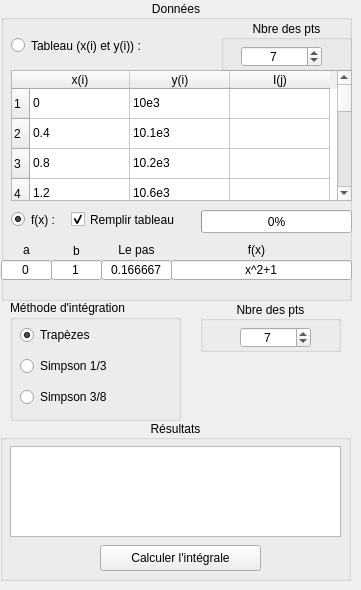
    <widget class="QWidget" name="tab_intehration_numerique">
     <attribute name="title">
      <string>Intégration numérique</string>
     </attribute>
     <widget class="QGroupBox" name="groupBox_2">
      <property name="geometry">
       <rect>
        <x>1</x>
        <y>0</y>
        <width>351</width>
        <height>301</height>
       </rect>
      </property>
      <property name="title">
       <string>Données</string>
      </property>
      <property name="alignment">
       <set>Qt::AlignCenter</set>
      </property>
      <widget class="QTableWidget" name="tableWidget_donnees">
       <property name="geometry">
        <rect>
         <x>10</x>
         <y>70</y>
         <width>341</width>
         <height>131</height>
        </rect>
       </property>
       <row>
        <property name="text">
         <string>1</string>
        </property>
       </row>
       <row>
        <property name="text">
         <string>2</string>
        </property>
       </row>
       <row>
        <property name="text">
         <string>3</string>
        </property>
       </row>
       <row>
        <property name="text">
         <string>4</string>
        </property>
       </row>
       <row>
        <property name="text">
         <string>5</string>
        </property>
       </row>
       <row>
        <property name="text">
         <string>6</string>
        </property>
       </row>
       <row>
        <property name="text">
         <string>7</string>
        </property>
       </row>
       <row>
        <property name="text">
         <string>8</string>
        </property>
       </row>
       <row>
        <property name="text">
         <string>9</string>
        </property>
       </row>
       <row>
        <property name="text">
         <string>10</string>
        </property>
       </row>
       <row>
        <property name="text">
         <string>11</string>
        </property>
       </row>
       <row>
        <property name="text">
         <string>12</string>
        </property>
       </row>
       <row>
        <property name="text">
         <string>13</string>
        </property>
       </row>
       <row>
        <property name="text">
         <string>14</string>
        </property>
       </row>
       <row>
        <property name="text">
         <string>15</string>
        </property>
       </row>
       <row>
        <property name="text">
         <string>16</string>
        </property>
       </row>
       <row>
        <property name="text">
         <string>17</string>
        </property>
       </row>
       <row>
        <property name="text">
         <string>18</string>
        </property>
       </row>
       <row>
        <property name="text">
         <string>19</string>
        </property>
       </row>
       <row>
        <property name="text">
         <string>20</string>
        </property>
       </row>
       <row>
        <property name="text">
         <string>21</string>
        </property>
       </row>
       <row>
        <property name="text">
         <string>22</string>
        </property>
       </row>
       <row>
        <property name="text">
         <string>23</string>
        </property>
       </row>
       <row>
        <property name="text">
         <string>24</string>
        </property>
       </row>
       <row>
        <property name="text">
         <string>25</string>
        </property>
       </row>
       <column>
        <property name="text">
         <string>x(i)</string>
        </property>
       </column>
       <column>
        <property name="text">
         <string>y(i)</string>
        </property>
       </column>
       <column>
        <property name="text">
         <string>I(j)</string>
        </property>
       </column>
       <item row="0" column="0">
        <property name="text">
         <string>0</string>
        </property>
       </item>
       <item row="0" column="1">
        <property name="text">
         <string>10e3</string>
        </property>
       </item>
       <item row="1" column="0">
        <property name="text">
         <string>0.4</string>
        </property>
       </item>
       <item row="1" column="1">
        <property name="text">
         <string>10.1e3</string>
        </property>
       </item>
       <item row="2" column="0">
        <property name="text">
         <string>0.8</string>
        </property>
       </item>
       <item row="2" column="1">
        <property name="text">
         <string>10.2e3</string>
        </property>
       </item>
       <item row="3" column="0">
        <property name="text">
         <string>1.2</string>
        </property>
       </item>
       <item row="3" column="1">
        <property name="text">
         <string>10.6e3</string>
        </property>
       </item>
       <item row="4" column="0">
        <property name="text">
         <string>1.6</string>
        </property>
       </item>
       <item row="4" column="1">
        <property name="text">
         <string>11.3e3</string>
        </property>
       </item>
       <item row="5" column="0">
        <property name="text">
         <string>2</string>
        </property>
       </item>
       <item row="5" column="1">
        <property name="text">
         <string>12.3e3</string>
        </property>
       </item>
       <item row="6" column="0">
        <property name="text">
         <string>2.4</string>
        </property>
       </item>
       <item row="6" column="1">
        <property name="text">
         <string>12.7e3</string>
        </property>
       </item>
       <item row="7" column="0">
        <property name="text">
         <string/>
        </property>
       </item>
       <item row="7" column="1">
        <property name="text">
         <string/>
        </property>
       </item>
       <item row="8" column="0">
        <property name="text">
         <string/>
        </property>
       </item>
       <item row="8" column="1">
        <property name="text">
         <string/>
        </property>
       </item>
       <item row="9" column="0">
        <property name="text">
         <string/>
        </property>
       </item>
       <item row="9" column="1">
        <property name="text">
         <string/>
        </property>
       </item>
       <item row="10" column="0">
        <property name="text">
         <string/>
        </property>
       </item>
       <item row="10" column="1">
        <property name="text">
         <string/>
        </property>
       </item>
       <item row="11" column="0">
        <property name="text">
         <string/>
        </property>
       </item>
       <item row="11" column="1">
        <property name="text">
         <string/>
        </property>
       </item>
       <item row="12" column="0">
        <property name="text">
         <string/>
        </property>
       </item>
       <item row="12" column="1">
        <property name="text">
         <string/>
        </property>
       </item>
       <item row="13" column="0">
        <property name="text">
         <string/>
        </property>
       </item>
       <item row="13" column="1">
        <property name="text">
         <string/>
        </property>
       </item>
       <item row="14" column="0">
        <property name="text">
         <string/>
        </property>
       </item>
       <item row="14" column="1">
        <property name="text">
         <string/>
        </property>
       </item>
       <item row="15" column="0">
        <property name="text">
         <string/>
        </property>
       </item>
       <item row="15" column="1">
        <property name="text">
         <string/>
        </property>
       </item>
       <item row="16" column="0">
        <property name="text">
         <string/>
        </property>
       </item>
       <item row="16" column="1">
        <property name="text">
         <string/>
        </property>
       </item>
       <item row="17" column="0">
        <property name="text">
         <string/>
        </property>
       </item>
       <item row="17" column="1">
        <property name="text">
         <string/>
        </property>
       </item>
       <item row="18" column="0">
        <property name="text">
         <string/>
        </property>
       </item>
       <item row="18" column="1">
        <property name="text">
         <string/>
        </property>
       </item>
       <item row="23" column="0">
        <property name="text">
         <string/>
        </property>
       </item>
       <item row="23" column="1">
        <property name="text">
         <string/>
        </property>
       </item>
      </widget>
      <widget class="QLabel" name="label_2">
       <property name="geometry">
        <rect>
         <x>0</x>
         <y>240</y>
         <width>51</width>
         <height>20</height>
        </rect>
       </property>
       <property name="text">
        <string notr="true">a</string>
       </property>
       <property name="alignment">
        <set>Qt::AlignCenter</set>
       </property>
      </widget>
      <widget class="QLineEdit" name="lineEdit_a">
       <property name="geometry">
        <rect>
         <x>0</x>
         <y>260</y>
         <width>51</width>
         <height>20</height>
        </rect>
       </property>
       <property name="toolTip">
        <string>Dans le choix de a et b, il faut tenir compte du domaine de définition de f(x)!</string>
       </property>
       <property name="text">
        <string>0</string>
       </property>
       <property name="alignment">
        <set>Qt::AlignCenter</set>
       </property>
      </widget>
      <widget class="QLabel" name="label_11">
       <property name="geometry">
        <rect>
         <x>200</x>
         <y>240</y>
         <width>111</width>
         <height>20</height>
        </rect>
       </property>
       <property name="text">
        <string notr="true">f(x)</string>
       </property>
       <property name="alignment">
        <set>Qt::AlignCenter</set>
       </property>
      </widget>
      <widget class="QLineEdit" name="lineEdit_b">
       <property name="geometry">
        <rect>
         <x>50</x>
         <y>260</y>
         <width>51</width>
         <height>20</height>
        </rect>
       </property>
       <property name="toolTip">
        <string>Dans le choix de a et b, il faut tenir compte du domaine de définition de f(x)!</string>
       </property>
       <property name="text">
        <string>1</string>
       </property>
       <property name="alignment">
        <set>Qt::AlignCenter</set>
       </property>
      </widget>
      <widget class="QLabel" name="label_3">
       <property name="geometry">
        <rect>
         <x>50</x>
         <y>240</y>
         <width>51</width>
         <height>21</height>
        </rect>
       </property>
       <property name="text">
        <string notr="true">b</string>
       </property>
       <property name="alignment">
        <set>Qt::AlignCenter</set>
       </property>
      </widget>
      <widget class="QRadioButton" name="radioButton_fx_a_b_dx">
       <property name="geometry">
        <rect>
         <x>10</x>
         <y>210</y>
         <width>51</width>
         <height>19</height>
        </rect>
       </property>
       <property name="text">
        <string>f(x) :</string>
       </property>
       <property name="checked">
        <bool>true</bool>
       </property>
      </widget>
      <widget class="QLineEdit" name="lineEdit_fx_integ">
       <property name="geometry">
        <rect>
         <x>170</x>
         <y>260</y>
         <width>181</width>
         <height>20</height>
        </rect>
       </property>
       <property name="toolTip">
        <string>f(x) peut contenir :
^ * / + -
pow(x,3)
pi
sqrt
sin cos tan cot
asin acos atan
sinh cosh tanh
asinh acosh atanh
log log10 exp
abs ; .....</string>
       </property>
       <property name="statusTip">
        <string/>
       </property>
       <property name="text">
        <string>x^2+1</string>
       </property>
       <property name="alignment">
        <set>Qt::AlignCenter</set>
       </property>
      </widget>
      <widget class="QRadioButton" name="radioButton_tableau_xy">
       <property name="geometry">
        <rect>
         <x>10</x>
         <y>30</y>
         <width>171</width>
         <height>31</height>
        </rect>
       </property>
       <property name="text">
        <string>Tableau (x(i) et y(i)) :</string>
       </property>
       <property name="checked">
        <bool>false</bool>
       </property>
      </widget>
      <widget class="QLineEdit" name="lineEdit_dx">
       <property name="geometry">
        <rect>
         <x>100</x>
         <y>260</y>
         <width>71</width>
         <height>20</height>
        </rect>
       </property>
       <property name="text">
        <string>0.166667</string>
       </property>
       <property name="alignment">
        <set>Qt::AlignCenter</set>
       </property>
       <property name="readOnly">
        <bool>true</bool>
       </property>
      </widget>
      <widget class="QGroupBox" name="groupBox_3">
       <property name="geometry">
        <rect>
         <x>220</x>
         <y>20</y>
         <width>131</width>
         <height>51</height>
        </rect>
       </property>
       <property name="title">
        <string>Nbre des pts</string>
       </property>
       <property name="alignment">
        <set>Qt::AlignCenter</set>
       </property>
       <widget class="QSpinBox" name="spinBox_nbre_pts_tableau">
        <property name="geometry">
         <rect>
          <x>20</x>
          <y>26</y>
          <width>81</width>
          <height>21</height>
         </rect>
        </property>
        <property name="alignment">
         <set>Qt::AlignCenter</set>
        </property>
        <property name="accelerated">
         <bool>true</bool>
        </property>
        <property name="minimum">
         <number>2</number>
        </property>
        <property name="maximum">
         <number>99999</number>
        </property>
        <property name="value">
         <number>7</number>
        </property>
       </widget>
      </widget>
      <widget class="QCheckBox" name="checkBox_remplir_tableau">
       <property name="geometry">
        <rect>
         <x>70</x>
         <y>210</y>
         <width>131</width>
         <height>19</height>
        </rect>
       </property>
       <property name="text">
        <string>Remplir tableau</string>
       </property>
       <property name="checked">
        <bool>true</bool>
       </property>
      </widget>
      <widget class="QProgressBar" name="progressBar">
       <property name="geometry">
        <rect>
         <x>200</x>
         <y>210</y>
         <width>151</width>
         <height>23</height>
        </rect>
       </property>
       <property name="toolTip">
        <string>Taux d'avancement dans le remplissage du tableau ... (si vous trouvez que c'est très long, 
désactiver &quot;Remplir Tableau&quot; et recommencez le calcul, sinon réduire dx).</string>
       </property>
       <property name="whatsThis">
        <string/>
       </property>
       <property name="value">
        <number>0</number>
       </property>
       <property name="alignment">
        <set>Qt::AlignCenter</set>
       </property>
      </widget>
      <widget class="QLabel" name="label_26">
       <property name="geometry">
        <rect>
         <x>100</x>
         <y>240</y>
         <width>71</width>
         <height>20</height>
        </rect>
       </property>
       <property name="text">
        <string>Le pas</string>
       </property>
       <property name="textFormat">
        <enum>Qt::AutoText</enum>
       </property>
       <property name="alignment">
        <set>Qt::AlignCenter</set>
       </property>
      </widget>
     </widget>
     <widget class="QGroupBox" name="groupBox_9">
      <property name="geometry">
       <rect>
        <x>10</x>
        <y>300</y>
        <width>171</width>
        <height>121</height>
       </rect>
      </property>
      <property name="title">
       <string>Méthode d'intégration</string>
      </property>
      <widget class="QWidget" name="layoutWidget">
       <property name="geometry">
        <rect>
         <x>10</x>
         <y>20</y>
         <width>125</width>
         <height>94</height>
        </rect>
       </property>
       <layout class="QVBoxLayout" name="verticalLayout">
        <item>
         <widget class="QRadioButton" name="radioButton_trapezes">
          <property name="text">
           <string>Trapèzes</string>
          </property>
          <property name="checked">
           <bool>true</bool>
          </property>
         </widget>
        </item>
        <item>
         <widget class="QRadioButton" name="radioButton_simpson13">
          <property name="text">
           <string>Simpson 1/3</string>
          </property>
         </widget>
        </item>
        <item>
         <widget class="QRadioButton" name="radioButton_simpson38">
          <property name="text">
           <string>Simpson 3/8</string>
          </property>
         </widget>
        </item>
       </layout>
      </widget>
     </widget>
     <widget class="QGroupBox" name="groupBox_4">
      <property name="geometry">
       <rect>
        <x>0</x>
        <y>420</y>
        <width>351</width>
        <height>161</height>
       </rect>
      </property>
      <property name="title">
       <string>Résultats</string>
      </property>
      <property name="alignment">
       <set>Qt::AlignCenter</set>
      </property>
      <widget class="QPushButton" name="pushButton_Calculer_Integration">
       <property name="geometry">
        <rect>
         <x>100</x>
         <y>125</y>
         <width>161</width>
         <height>26</height>
        </rect>
       </property>
       <property name="cursor">
        <cursorShape>PointingHandCursor</cursorShape>
       </property>
       <property name="mouseTracking">
        <bool>true</bool>
       </property>
       <property name="toolTip">
        <string>Cliquer pour calculer l'intégrale</string>
       </property>
       <property name="whatsThis">
        <string>Calcul de l'intégral</string>
       </property>
       <property name="layoutDirection">
        <enum>Qt::RightToLeft</enum>
       </property>
       <property name="locale">
        <locale language="Arabic" country="Algeria"/>
       </property>
       <property name="text">
        <string>Calculer l'intégrale</string>
       </property>
      </widget>
      <widget class="QTextBrowser" name="integral_textBrowser">
       <property name="geometry">
        <rect>
         <x>10</x>
         <y>26</y>
         <width>331</width>
         <height>91</height>
        </rect>
       </property>
      </widget>
     </widget>
     <widget class="QLabel" name="label_image_Integra">
      <property name="geometry">
       <rect>
        <x>190</x>
        <y>350</y>
        <width>161</width>
        <height>71</height>
       </rect>
      </property>
      <property name="mouseTracking">
       <bool>true</bool>
      </property>
      <property name="toolTip">
       <string/>
      </property>
      <property name="whatsThis">
       <string/>
      </property>
      <property name="locale">
       <locale language="Arabic" country="Algeria"/>
      </property>
      <property name="text">
       <string/>
      </property>
      <property name="textFormat">
       <enum>Qt::PlainText</enum>
      </property>
      <property name="pixmap">
       <pixmap resource="qtresource.qrc">:/icons/Integ.bmp</pixmap>
      </property>
      <property name="scaledContents">
       <bool>true</bool>
      </property>
      <property name="alignment">
       <set>Qt::AlignCenter</set>
      </property>
     </widget>
     <widget class="QGroupBox" name="groupBox_10">
      <property name="geometry">
       <rect>
        <x>200</x>
        <y>301</y>
        <width>141</width>
        <height>51</height>
       </rect>
      </property>
      <property name="title">
       <string>Nbre des pts</string>
      </property>
      <property name="alignment">
       <set>Qt::AlignCenter</set>
      </property>
      <widget class="QSpinBox" name="spinBox_nbre_pts_fx">
       <property name="geometry">
        <rect>
         <x>40</x>
         <y>26</y>
         <width>71</width>
         <height>21</height>
        </rect>
       </property>
       <property name="alignment">
        <set>Qt::AlignCenter</set>
       </property>
       <property name="readOnly">
        <bool>false</bool>
       </property>
       <property name="buttonSymbols">
        <enum>QAbstractSpinBox::UpDownArrows</enum>
       </property>
       <property name="specialValueText">
        <string/>
       </property>
       <property name="accelerated">
        <bool>true</bool>
       </property>
       <property name="correctionMode">
        <enum>QAbstractSpinBox::CorrectToPreviousValue</enum>
       </property>
       <property name="keyboardTracking">
        <bool>true</bool>
       </property>
       <property name="minimum">
        <number>2</number>
       </property>
       <property name="maximum">
        <number>99999</number>
       </property>
       <property name="value">
        <number>7</number>
       </property>
      </widget>
     </widget>
    </widget>
